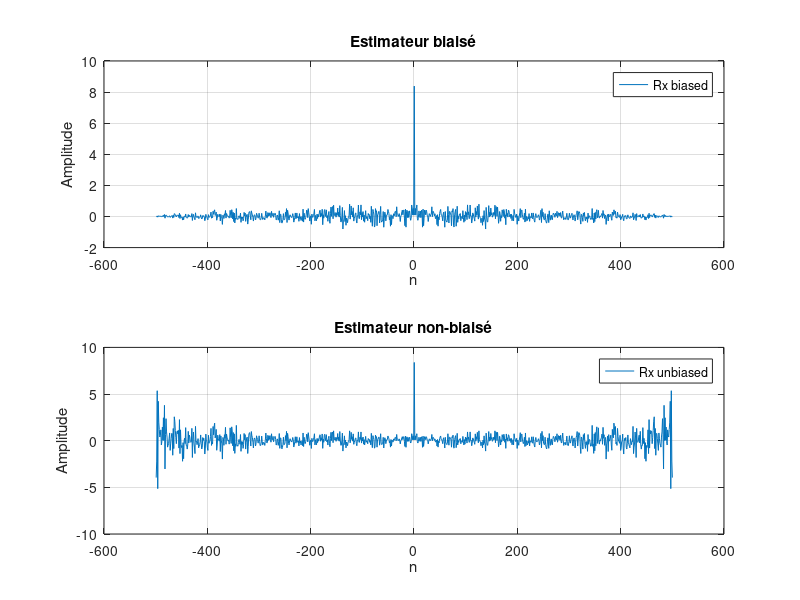
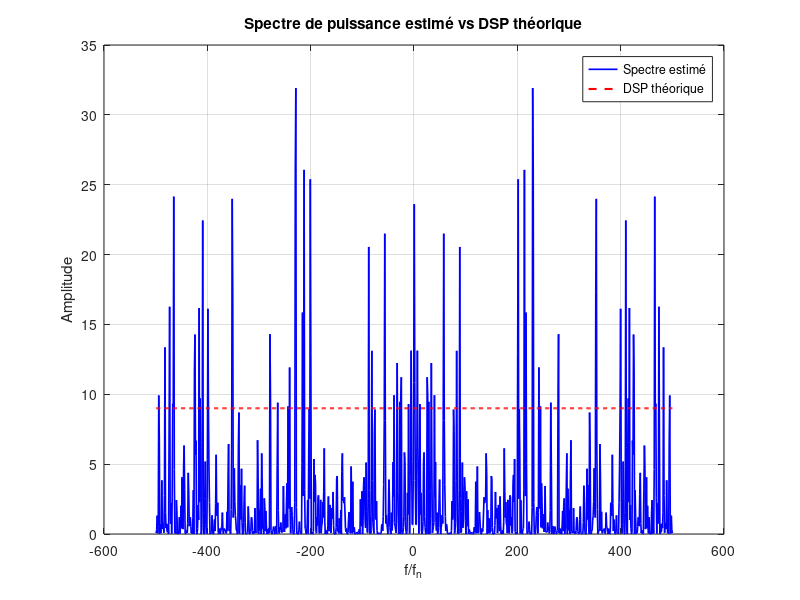

Here is the MATLAB script that generated these plots, in order:
%% PROJET TS224 :

%% Préliminaires

close all;
clear;
clc;


N = 500;

% Bruit 
moy = 0;
sigma = sqrt(9);
bruit = moy + sigma*randn(1, N);

% Corrélation
Rx_biased = xcorr(bruit, "biased");
Rx_unbiased = xcorr(bruit, "unbiased");
f = linspace(-N+1, N, 2*N-1);

figure;

% Affichage
subplot(2,1,1);
plot(f, Rx_biased);
title('Estimateur biaisé');
xlabel('n');
ylabel('Amplitude');
legend('Rx biased', 'Rx biased');
grid on;

subplot(2,1,2);
plot(f, Rx_unbiased);
title('Estimateur non-biaisé');
xlabel('n');
ylabel('Amplitude');
legend('Rx unbiased', 'Rx unbiased');
grid on;


% Spectre de puissance
Y = fftshift(fft(Rx_biased));
P = sigma^2 * (abs(Y).^2)/N;

% Densité spectrale de puissance
DSPy = sigma^2 * ones(size(f));

% Affichage
figure;
plot(f, P, 'b', 'LineWidth', 1.2); hold on;
plot(f, DSPy, 'r--', 'LineWidth', 1.5);
title('Spectre de puissance estimé vs DSP théorique');
xlabel('f/f_n');
ylabel('Amplitude');
legend('Spectre estimé', 'DSP théorique');
grid on;






